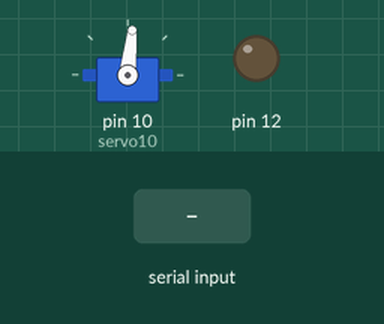
Bench run of a sketch on a simulated Arduino Uno, built with avr-gcc and run on an emulated ATmega328P. Parts: servo, output pins drawn as LEDs (lit = HIGH). Inputs (shaded band) come from the test bench.

Above: at 1.2 s.
1.3 s: "90,45/" received over Serial
Timing chart, 0 to 4.3 s (numbered marks = the images above; inputs shaded):
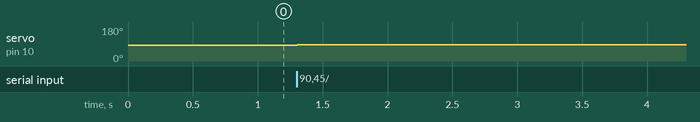

Measured:
- after the input at 1.3 s, servo on pin 10 (servo10): 84° → 85° at once

The sketch:

car_servo2.ino
```cpp
#include <Servo.h>

Servo servo10;
String s;
//int servo_corr = -5;
//boolean light=false;
//boolean forw=true;
char com[5];
void setup() {

  Serial.begin(9600);
  //Serial.println("System started!");
  //Serial.println("Init 3 OUTPUT");
  TCCR2B = TCCR2B & 0b11111000 | 7;
  //TCCR0B = TCCR0B & 0b11111000 | 4;
  pinMode(12, OUTPUT);
  //pinMode(13, OUTPUT);
  //digitalWrite(13, LOW);
  servo10.attach(10, 620, 2400);
  servo10.write(84);
  //delay(1000);
  //Serial.println("Servo configured on pin 10");
}

void loop()
{
  if(Serial.available() > 0)
  {
    for(int i=0; i<5; i++)
      com[i]='\0';
    Serial.readBytesUntil('/', com, 5);
    s= String(com);
    //Serial.println(s);
    int val = s.toInt();
   // if ((val>69)&&(val<=108))
   //if ((val>60)&&(val<=115))
   if ((val>68)&&(val<112))
        //servo10.write(val+servo_corr);
        servo10.write(val-5);
    else
    if ((val>=500)&&(val<=755))
    {
        //if(!forw)
        //{
        //    analogWrite(3, 0);
        //    delay(50);
        //    forw=true;
        //}
        digitalWrite(12, LOW);
        analogWrite(3, val-500);
    }
    else
    if ((val>=245)&&(val<500))
    {
        //if(forw)
        //{
        //    analogWrite(3, 0);
        //    delay(50);
        //    forw=false;
        //}
        digitalWrite(12, HIGH);
        analogWrite(3, (-1)*(val-500));
    }
//    if ((val==1))
//    {
//        if(light)
//        {
//          digitalWrite(13, LOW);
//          light=false;
//        }
//        else
//        {
//          digitalWrite(13, HIGH);
//          light=true;
//        }
//    }
  }
  //Serial.flush();
}
```
